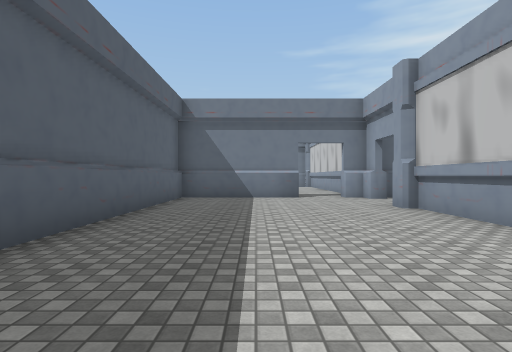
View 1 (above)

16 first-person views from a walk through a 3-D level made in the Unity game engine. The camera is 1.3 m above the floor, looks level and sees 80° across. The floor is counted in squares, 2 m on a side. Each view is taken from the middle of a square. On the plan, view 1 faces up. The plan holds only what a view shows up to about 10 squares ahead; the rest is blank. The place goes on beyond the plan. Some surface patterns are stand-ins.

View 2
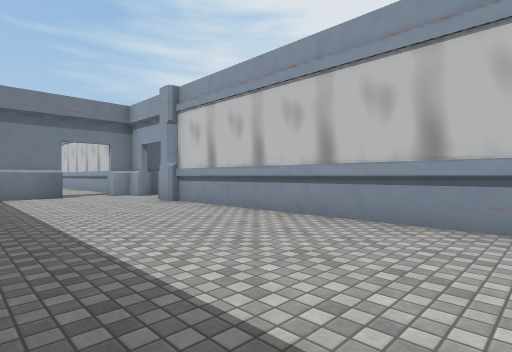

View 3
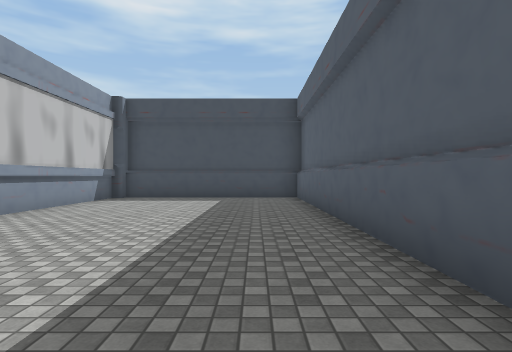

View 4
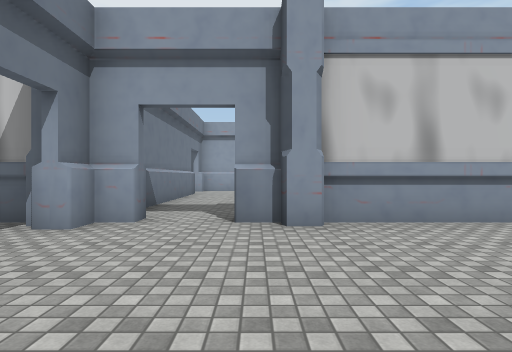

View 5
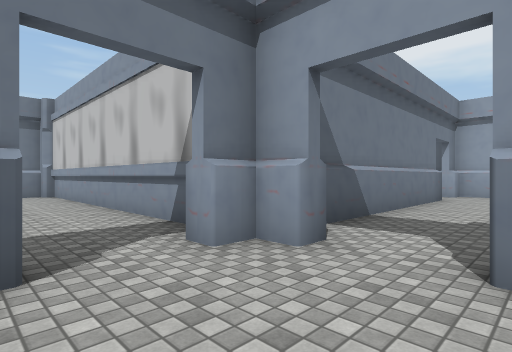

View 6
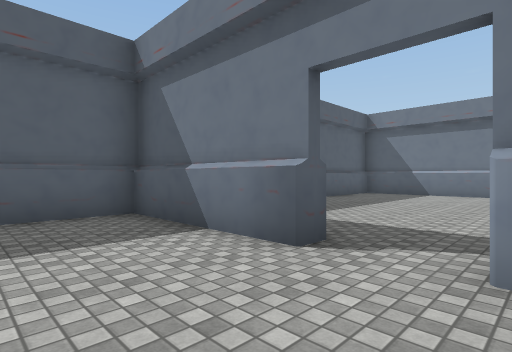

View 7
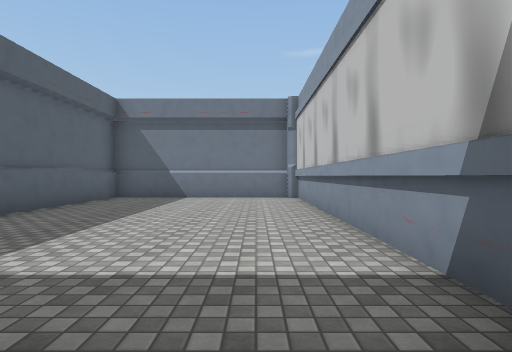

View 8
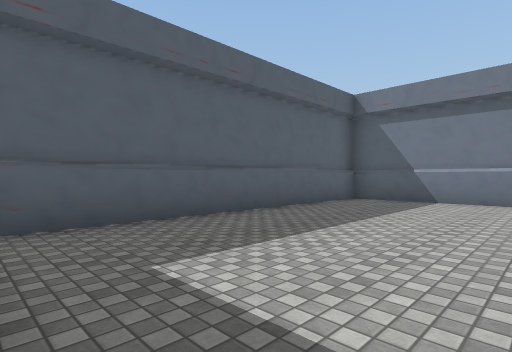

View 9
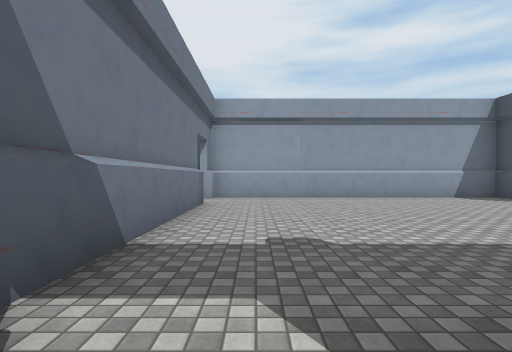

View 10
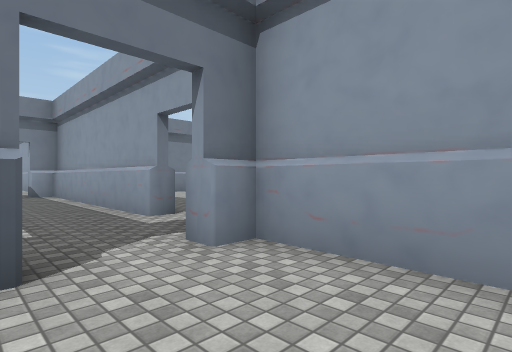

View 11
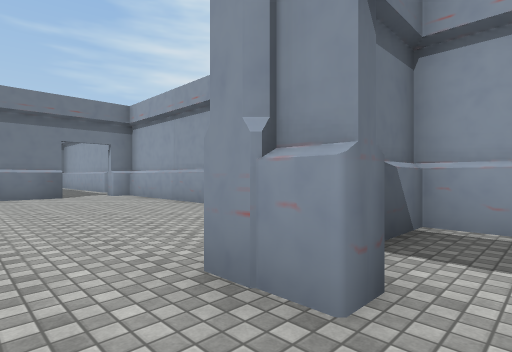

View 12
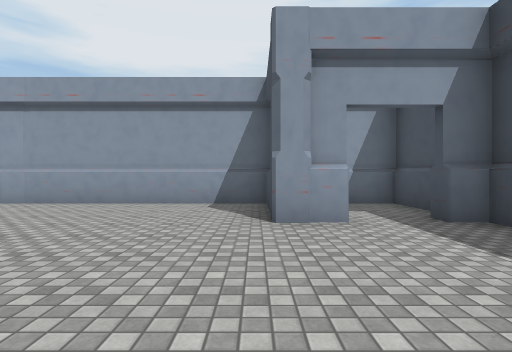

View 13
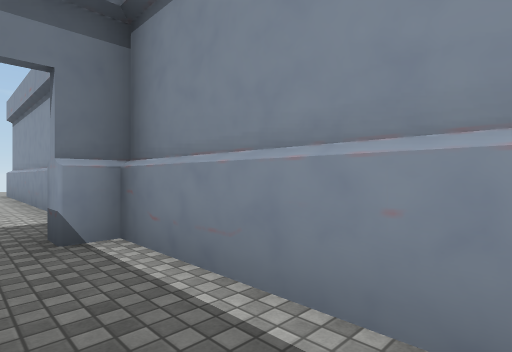

View 14
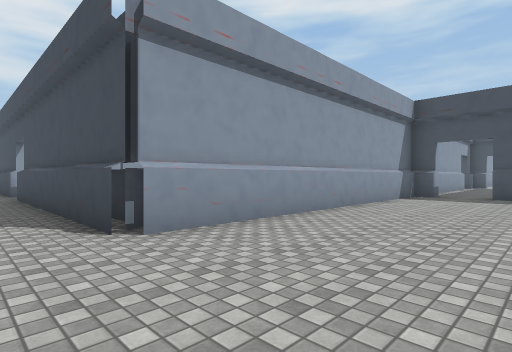

View 15
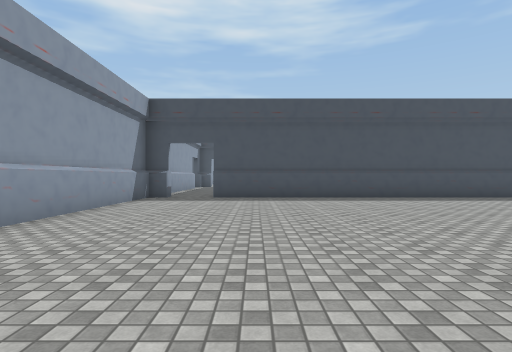

View 16
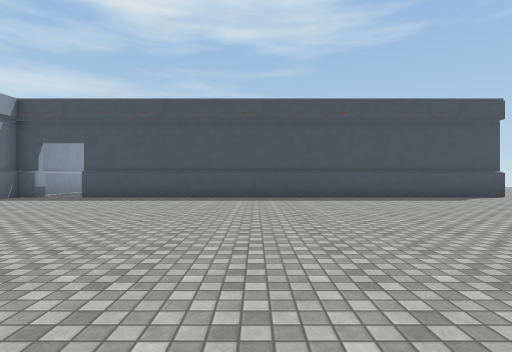

### Floor plan
Key: @ floor where view 1 was taken; # wall or solid block; . floor; O other object.
Columns run from 2 left of view 1 to 18 right of it. Each row starts with its distance up from view 1.
 29            ......
 28        .   ....######
 27       ... .....#
 26      ..........#
 25     ...........#
 24    ............#
 23    ............#
 22   .............#
 21  ..............#
 20 ...............#
 19 ######.######.##
 18 #....OO#    #..#
 17 #....#       ..#
 16 #....#       ..#
 15 #....#       ..#
 14 #....#       ..#.
 13 #....#       ..#.
 12 #....#       ..#
 11 #....#       ...
 10 ####.OO######.##
  9 #.....#........#
  8 #..............#
  7 #.....#........#
  6 #....OO........#
  5 #....#  .......#
  4 #....#   ......#
  3 #....#   ......#
  2 #....#  .......#
  1 #....# ....O####
  0 #.@..#  ....#..#
 -1 #....#   ......#
 -2 #####OO    #####

Positions as (right, up) in squares from view 1, and headings:
1: (0, 0), facing up
2: (-1, -1), facing up-right
3: (-1, 7), facing down
4: (-1, 7), facing right
5: (1, 7), facing up-right
6: (3, 7), facing up-left
7: (2, 9), facing up
8: (2, 10), facing up-left
9: (3, 8), facing right
10: (10, 7), facing up-right
11: (8, -1), facing up-right
12: (5, 1), facing right
13: (11, 15), facing up-right
14: (9, 29), facing down-right
15: (9, 28), facing down
16: (5, 28), facing down
